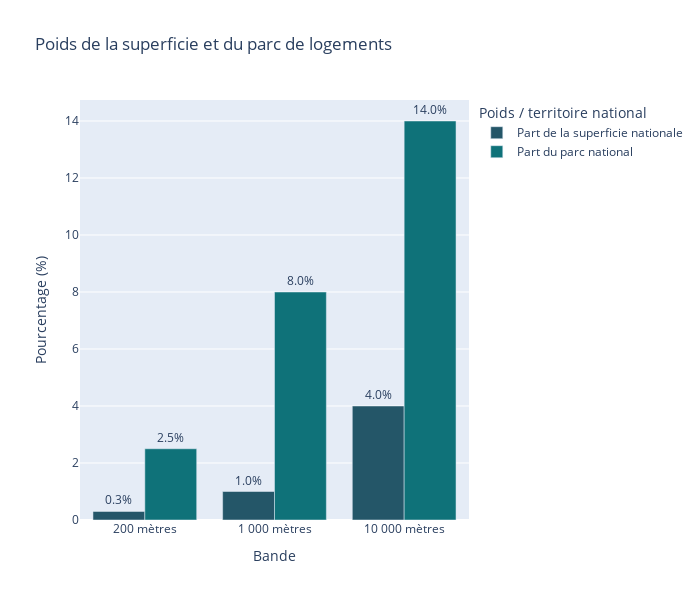

Notebook code for this chart:
### Code cell
df = pd.DataFrame(dict(
    surface=[0.3, 1, 4],
    parc=[2.5, 8, 14],
    bande=['200 mètres','1 000 mètres','10 000 mètres',]))

palette = px.colors.sequential.Aggrnyl

color_discrete_map = {"surface": palette[0], "parc": palette[1]}
new_names = {'surface': 'Part de la superficie nationale', 'nb_loc_act': "Part du parc national"}

fig = px.bar(df, 
       x="bande", 
       y=["surface", "parc"], 
       color_discrete_map=color_discrete_map,
       barmode="group", 
       height=600, 
       width=700,
       labels={"value" : "Pourcentage (%)", "bande": "Bande"},
       title="Poids de la superficie et du parc de logements", )
fig.update_traces(texttemplate='%{y:.1f}%', textposition='outside')
for trace, new_name in zip(fig.data, new_names.values()):
    trace.name = new_name
fig.update_layout(legend_title_text="Poids / territoire national")

### Figure 1 — Plotly figure (JSON) as saved in the notebook; plotly's stock layout.template omitted (floating-point values rounded to 4 significant figures)
{"data": [{"alignmentgroup": "True", "hovertemplate": "variable=surface<br>Bande=%{x}<br>Pourcentage (%)=%{y}<extra></extra>", "legendgroup": "surface", "marker": {"color": "rgb(36, 86, 104)", "pattern": {"shape": ""}}, "name": "Part de la superficie nationale", "offsetgroup": "surface", "orientation": "v", "showlegend": true, "textposition": "outside", "texttemplate": "%{y:.1f}%", "type": "bar", "x": ["200 mètres", "1 000 mètres", "10 000 mètres"], "xaxis": "x", "y": [0.3, 1, 4], "yaxis": "y"}, {"alignmentgroup": "True", "hovertemplate": "variable=parc<br>Bande=%{x}<br>Pourcentage (%)=%{y}<extra></extra>", "legendgroup": "parc", "marker": {"color": "rgb(15, 114, 121)", "pattern": {"shape": ""}}, "name": "Part du parc national", "offsetgroup": "parc", "orientation": "v", "showlegend": true, "textposition": "outside", "texttemplate": "%{y:.1f}%", "type": "bar", "x": ["200 mètres", "1 000 mètres", "10 000 mètres"], "xaxis": "x", "y": [2.5, 8, 14], "yaxis": "y"}], "layout": {"barmode": "group", "height": 600, "legend": {"title": {"text": "Poids / territoire national"}, "tracegroupgap": 0}, "title": {"text": "Poids de la superficie et du parc de logements"}, "width": 700, "xaxis": {"anchor": "y", "domain": [0, 1], "title": {"text": "Bande"}}, "yaxis": {"anchor": "x", "domain": [0, 1], "title": {"text": "Pourcentage (%)"}}}}
